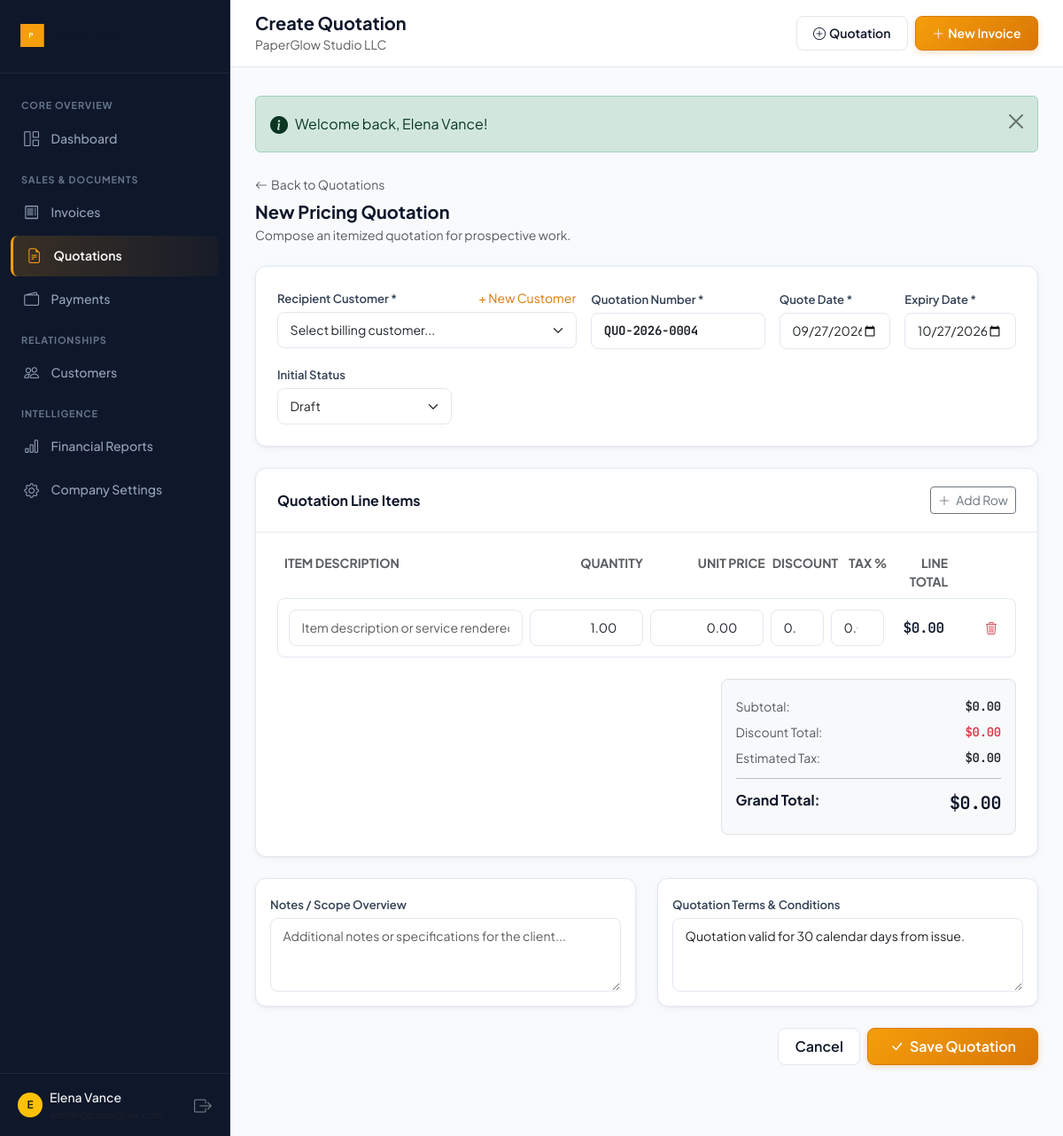
Screenshot of /quotations/create.php (signed in) with the database file from the repository.
### tables this page shows
CREATE TABLE `company_settings` (
  `id` INT UNSIGNED AUTO_INCREMENT PRIMARY KEY,
  `user_id` INT UNSIGNED NOT NULL,
  `company_name` VARCHAR(150) NOT NULL,
  `logo` VARCHAR(255) NULL,
  `address` TEXT NULL,
  `phone` VARCHAR(50) NULL,
  `email` VARCHAR(150) NULL,
  `website` VARCHAR(150) NULL,
  `tax_number` VARCHAR(50) NULL,
  `currency` VARCHAR(10) NOT NULL DEFAULT 'KES',
  `bank_name` VARCHAR(100) NULL,
  `bank_account_name` VARCHAR(150) NULL,
  `bank_account_number` VARCHAR(50) NULL,
  `bank_routing` VARCHAR(50) NULL,
  `bank_swift` VARCHAR(50) NULL,
  `mobile_money_name` VARCHAR(100) NULL,
  `mobile_money_number` VARCHAR(50) NULL,
  `default_invoice_terms` TEXT NULL,
  `default_quotation_terms` TEXT NULL,
  `created_at` TIMESTAMP NOT NULL DEFAULT CURRENT_TIMESTAMP,
  `updated_at` TIMESTAMP NOT NULL DEFAULT CURRENT_TIMESTAMP ON UPDATE CURRENT_TIMESTAMP,
  UNIQUE KEY `idx_company_user` (`user_id`),
  CONSTRAINT `fk_company_user` FOREIGN KEY (`user_id`) REFERENCES `users` (`id`) ON DELETE CASCADE
);

### includes/functions.php (called while the page is built, shortened)
<?php
function e(?string $string): string
{
    return htmlspecialchars((string)($string ?? ''), ENT_QUOTES, 'UTF-8');
}
function getCurrencySymbol(string $currency = 'KES'): string
{
    $symbols = [
        'KES' => 'KSh ',
        'USD' => '$',
        'EUR' => '€',
        'GBP' => '£',
        'CAD' => 'CA$',
        'AUD' => 'A$',
        'NGN' => '₦',
        'GHS' => 'GH₵',
        'ZAR' => 'R ',
        'INR' => '₹',
        'JPY' => '¥',
    ];
    return $symbols[$currency] ?? ($currency . ' ');
}
function formatCurrency(float|int|string $amount, string $currency = 'KES'): string
{
    $val = (float)$amount;
    $sym = getCurrencySymbol($currency);
    return $sym . number_format($val, 2, '.', ',');
}
function getCompanySettings(PDO $pdo, int $userId): array
{
    $stmt = $pdo->prepare("SELECT * FROM company_settings WHERE user_id = ? LIMIT 1");
    $stmt->execute([$userId]);
    $settings = $stmt->fetch();
    return $settings;
}
function generateDocumentNumber(PDO $pdo, string $type, int $userId): string
{
    $prefix = $type === 'invoice' ? 'INV' : 'QUO';
    $year = date('Y');
    $pattern = $prefix . '-' . $year . '-%';
    $table = $type === 'invoice' ? 'invoices' : 'quotations';
    $column = $type === 'invoice' ? 'invoice_number' : 'quotation_number';
    $stmt = $pdo->prepare("SELECT $column FROM $table WHERE user_id = ? AND $column LIKE ? ORDER BY id DESC LIMIT 1");
    $stmt->execute([$userId, $pattern]);
    $lastNumber = $stmt->fetchColumn();
    $nextSeq = 1;
    if ($lastNumber) {
        $parts = explode('-', (string)$lastNumber);
        if (count($parts) >= 3) {
            $nextSeq = (int)end($parts) + 1;
        }
    }
    return sprintf('%s-%s-%04d', $prefix, $year, $nextSeq);
}

### includes/auth.php (called while the page is built, shortened)
<?php
require_once __DIR__ . '/functions.php';
function getCurrentUser(): ?array
{
    return $_SESSION['user'] ?? null;
}
function getCurrentUserId(): int
{
    $user = getCurrentUser();
    return $user ? (int)$user['id'] : 0;
}

### quotations/create.php (the view, shortened to what this page needs)
<?php
require_once __DIR__ . '/../includes/auth.php';
$userId = getCurrentUserId();
$pdo = getDBConnection();
$currency = $company['currency'] ?? 'USD';
$defaultQuoNumber = generateDocumentNumber($pdo, 'quotation', $userId);
$defaultDate = date('Y-m-d');
$defaultExpiry = date('Y-m-d', strtotime('+30 days'));
$defaultTerms = $company['default_quotation_terms'] ?? 'Quotation valid for 30 calendar days from issue.';
$pageTitle = 'Create Quotation';
require_once __DIR__ . '/../includes/header.php';
?>
<div class="mb-4">
  <a href="/quotations/index.php" class="text-decoration-none text-muted small d-inline-flex align-items-center gap-1 mb-2">
    <i class="bi bi-arrow-left"></i> Back to Quotations
  </a>
  <h2 class="h5 fw-bold text-slate-900 mb-1">New Pricing Quotation</h2>
  <p class="text-muted small mb-0">Compose an itemized quotation for prospective work.</p>
</div>
<form method="POST" action="/quotations/create.php" id="quotationForm">
  <div class="pg-card mb-4">
    <div class="pg-card-body p-4">
      <div class="row g-3">
        <div class="col-md-5">
          <div class="d-flex align-items-center justify-content-between mb-1">
            <label class="form-label-pg mb-0" for="customerSelect">Recipient Customer *</label>
            <button type="button" class="btn btn-link btn-sm p-0 text-decoration-none" style="color: #d97706;" data-bs-toggle="modal" data-bs-target="#quickCustomerModal">
              + New Customer
            </button>
          </div>
          <select name="customer_id" id="customerSelect" class="form-select form-select-pg" required>
            <option value="">Select billing customer...</option>
          </select>
        </div>
        <div class="col-md-3 col-sm-6">
          <label class="form-label-pg" for="quotation_number">Quotation Number *</label>
          <input type="text" class="form-control form-control-pg mono-num fw-bold" id="quotation_number" name="quotation_number" value="<?= e($_POST['quotation_number'] ?? $defaultQuoNumber) ?>" required>
        </div>
        <div class="col-md-2 col-sm-6">
          <label class="form-label-pg" for="quotation_date">Quote Date *</label>
          <input type="date" class="form-control form-control-pg" id="quotation_date" name="quotation_date" value="<?= e($_POST['quotation_date'] ?? $defaultDate) ?>" required>
        </div>
        <div class="col-md-2 col-sm-6">
          <label class="form-label-pg" for="expiry_date">Expiry Date *</label>
          <input type="date" class="form-control form-control-pg" id="expiry_date" name="expiry_date" value="<?= e($_POST['expiry_date'] ?? $defaultExpiry) ?>" required>
        </div>
        <div class="col-md-3 col-sm-6">
          <label class="form-label-pg" for="status">Initial Status</label>
          <select name="status" id="status" class="form-select form-select-pg">
            <option value="Draft">Draft</option>
          </select>
        </div>
      </div>
    </div>
  </div>
  <div class="pg-card mb-4">
    <div class="pg-card-header">
      <h3 class="h6 fw-bold mb-0 text-slate-900">Quotation Line Items</h3>
      <button type="button" class="btn btn-outline-secondary btn-sm" id="addItemBtn">
        <i class="bi bi-plus-lg me-1"></i> Add Row
      </button>
    </div>
    <div class="pg-card-body p-4">
      <div class="d-none d-md-flex row g-2 mb-2 px-2 text-muted small fw-bold text-uppercase">
        <div class="col-md-4">Item Description</div>
        <div class="col-md-2 text-end">Quantity</div>
        <div class="col-md-2 text-end">Unit Price</div>
        <div class="col-md-1 text-end">Discount</div>
        <div class="col-md-1 text-end">Tax %</div>
        <div class="col-md-1 text-end">Line Total</div>
        <div class="col-md-1 text-end"></div>
      </div>
      <div id="itemsContainer" data-currency-symbol="<?= e(getCurrencySymbol($currency)) ?>">
        <div class="pg-item-row">
          <div class="row g-2 align-items-center">
            <div class="col-md-4 col-12">
              <input type="text" name="items[desc][]" class="form-control form-control-pg" placeholder="Item description or service rendered..." required>
            </div>
            <div class="col-md-2 col-4">
              <input type="number" name="items[qty][]" class="form-control form-control-pg item-qty text-end" value="1.00" step="0.01" min="0.01" required>
            </div>
            <div class="col-md-2 col-4">
              <input type="number" name="items[price][]" class="form-control form-control-pg item-price text-end" value="0.00" step="0.01" min="0.00" required>
            </div>
            <div class="col-md-1 col-4">
              <input type="number" name="items[discount][]" class="form-control form-control-pg item-discount text-end" value="0.00" step="0.01" min="0.00">
            </div>
            <div class="col-md-1 col-4">
              <input type="number" name="items[tax_rate][]" class="form-control form-control-pg item-tax-rate text-end" value="0.00" step="0.01" min="0.00">
            </div>
            <div class="col-md-1 col-4 text-end">
              <span class="mono-num fw-semibold item-line-total"><?= formatCurrency(0, $currency) ?></span>
            </div>
            <div class="col-md-1 col-4 text-end">
              <button type="button" class="btn btn-outline-danger btn-sm border-0 remove-item-btn" title="Remove Item">
                <i class="bi bi-trash3"></i>
              </button>
            </div>
          </div>
        </div>
      </div>
      <div class="row justify-content-end mt-4">
        <div class="col-md-5">
          <div class="p-3 rounded-3 bg-light border">
            <div class="d-flex justify-content-between py-1 small">
              <span class="text-muted">Subtotal:</span>
              <span class="mono-num fw-semibold text-dark" id="calcSubtotal"><?= formatCurrency(0, $currency) ?></span>
            </div>
            <div class="d-flex justify-content-between py-1 small">
              <span class="text-muted">Discount Total:</span>
              <span class="mono-num fw-semibold text-danger" id="calcDiscount"><?= formatCurrency(0, $currency) ?></span>
            </div>
            <div class="d-flex justify-content-between py-1 small">
              <span class="text-muted">Estimated Tax:</span>
              <span class="mono-num fw-semibold text-dark" id="calcTax"><?= formatCurrency(0, $currency) ?></span>
            </div>
            <hr class="my-2">
            <div class="d-flex justify-content-between py-1">
              <span class="fw-bold text-slate-900">Grand Total:</span>
              <span class="mono-num fw-bold fs-5 text-slate-900" id="calcGrandTotal"><?= formatCurrency(0, $currency) ?></span>
            </div>
          </div>
        </div>
      </div>
    </div>
  </div>
  <div class="row g-4 mb-4">
    <div class="col-md-6">
      <div class="pg-card p-3">
        <label class="form-label-pg" for="notes">Notes / Scope Overview</label>
        <textarea class="form-control form-control-pg" id="notes" name="notes" rows="3" placeholder="Additional notes or specifications for the client..."></textarea>
      </div>
    </div>
    <div class="col-md-6">
      <div class="pg-card p-3">
        <label class="form-label-pg" for="terms">Quotation Terms & Conditions</label>
        <textarea class="form-control form-control-pg" id="terms" name="terms" rows="3"><?= e($defaultTerms) ?></textarea>
      </div>
    </div>
  </div>
  <div class="d-flex align-items-center justify-content-end gap-2 pb-5">
    <a href="/quotations/index.php" class="btn btn-pg-secondary">Cancel</a>
    <button type="submit" class="btn btn-pg-primary px-4">
      <i class="bi bi-check-lg me-1"></i> Save Quotation
    </button>
  </div>
</form>
<?php require_once __DIR__ . '/../includes/footer.php'; ?>

### includes/sidebar.php (shortened to what this page needs)
<?php
$currentUri = $_SERVER['REQUEST_URI'] ?? '';
function isNavActive(string $segment, string $currentUri): string {
    return str_contains($currentUri, $segment) ? 'active' : '';
}
?>
<aside class="pg-sidebar">
  <div class="pg-sidebar-header d-flex align-items-center justify-content-between">
    <a href="/dashboard/index.php" class="d-flex align-items-center text-decoration-none gap-2">
      <?php if (!empty($company['logo']) && file_exists(dirname(__DIR__) . '/' . ltrim($company['logo'], '/'))): ?>
        <img src="/<?= e($company['logo']) ?>" alt="<?= e($company['company_name'] ?? 'PaperGlow') ?>" style="max-height: 38px; max-width: 140px; object-fit: contain;">
      <?php else: ?>
        <div class="pg-brand-emblem">P</div>
        <div class="pg-brand-text">Paper<span>Glow</span></div>
      <?php endif; ?>
    </a>
  </div>
  <nav class="pg-sidebar-nav">
    <div class="pg-nav-label">Core Overview</div>
    <a href="/dashboard/index.php" class="pg-nav-item <?= isNavActive('/dashboard', $currentUri) ?>">
      <i class="bi bi-grid-1x2"></i>
      <span>Dashboard</span>
    </a>
    <div class="pg-nav-label">Sales & Documents</div>
    <a href="/invoices/index.php" class="pg-nav-item <?= isNavActive('/invoices', $currentUri) ?>">
      <i class="bi bi-receipt"></i>
      <span>Invoices</span>
    </a>
    <a href="/quotations/index.php" class="pg-nav-item <?= isNavActive('/quotations', $currentUri) ?>">
      <i class="bi bi-file-earmark-text"></i>
      <span>Quotations</span>
    </a>
    <a href="/payments/index.php" class="pg-nav-item <?= isNavActive('/payments', $currentUri) ?>">
      <i class="bi bi-wallet2"></i>
      <span>Payments</span>
    </a>
    <div class="pg-nav-label">Relationships</div>
    <a href="/customers/index.php" class="pg-nav-item <?= isNavActive('/customers', $currentUri) ?>">
      <i class="bi bi-people"></i>
      <span>Customers</span>
    </a>
    <div class="pg-nav-label">Intelligence</div>
    <a href="/reports/index.php" class="pg-nav-item <?= isNavActive('/reports', $currentUri) ?>">
      <i class="bi bi-bar-chart"></i>
      <span>Financial Reports</span>
    </a>
    <a href="/company/settings.php" class="pg-nav-item <?= isNavActive('/company', $currentUri) ?>">
      <i class="bi bi-gear"></i>
      <span>Company Settings</span>
    </a>
  </nav>
  <div class="pg-sidebar-footer">
    <div class="d-flex align-items-center justify-content-between text-muted small">
      <div class="d-flex align-items-center gap-2">
        <div class="rounded-circle bg-warning text-dark fw-bold d-flex align-items-center justify-content-center" style="width: 28px; height: 28px; font-size: 0.75rem;">
          <?= strtoupper(substr($currentUser['name'] ?? 'U', 0, 1)) ?>
        </div>
        <div class="text-truncate" style="max-width: 130px;">
          <div class="text-light fw-medium text-truncate"><?= e($currentUser['name'] ?? 'User') ?></div>
          <div class="text-slate-400" style="font-size: 0.7rem;"><?= e($currentUser['email'] ?? '') ?></div>
        </div>
      </div>
      <a href="/auth/logout.php" class="text-secondary hover-white" title="Sign Out">
        <i class="bi bi-box-arrow-right fs-5"></i>
      </a>
    </div>
  </div>
</aside>

### includes/navbar.php (shortened to what this page needs)
<header class="pg-topbar">
  <div class="d-flex align-items-center gap-3">
    <div>
      <h1 class="h5 mb-0 fw-bold text-slate-900"><?= e($pageTitle ?? 'Overview') ?></h1>
      <span class="text-muted small"><?= e($company['company_name'] ?? 'PaperGlow Billing') ?></span>
    </div>
  </div>
  <div class="d-flex align-items-center gap-2">
    <a href="/quotations/create.php" class="btn btn-pg-secondary btn-sm d-none d-sm-inline-flex align-items-center gap-1">
      <i class="bi bi-plus-circle"></i>
      <span>Quotation</span>
    </a>
    <a href="/invoices/create.php" class="btn btn-pg-primary btn-sm d-inline-flex align-items-center gap-1">
      <i class="bi bi-plus-lg"></i>
      <span>New Invoice</span>
    </a>
  </div>
</header>

### rows the page displays
company_settings: logo (picture), company_name "PaperGlow Studio LLC"

### other values shown
substr($currentUser['name'] ?? 'U', 0, 1) "E"
$currentUser['name'] "Elena Vance"
$pageTitle "Create Quotation"
$flash['message'] "Welcome back, Elena Vance!"
formatCurrency(0, $currency) "$0.00"
